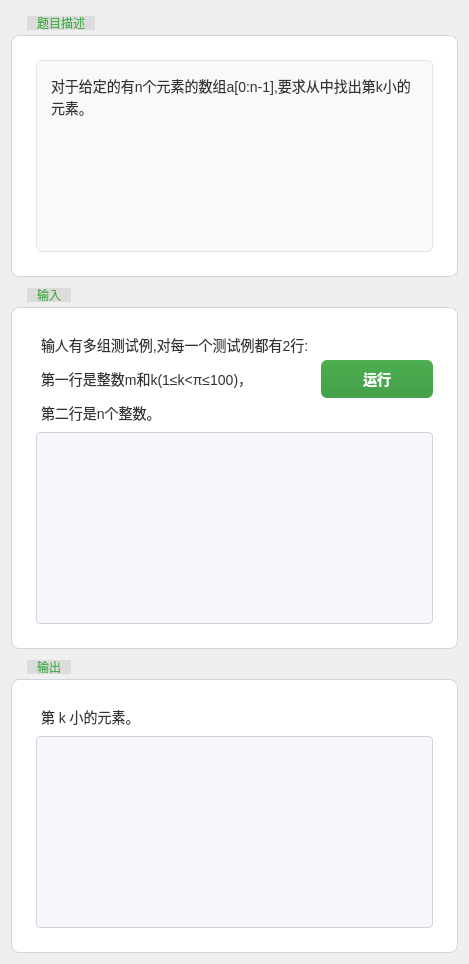
      <widget class="QWidget" name="tab_2">
       <attribute name="title">
        <string>选择问题（分治算法）</string>
       </attribute>
       <layout class="QGridLayout" name="gridLayout_8">
        <item row="0" column="0" rowspan="2" colspan="3">
         <widget class="QGroupBox" name="groupBox_4">
          <property name="styleSheet">
           <string notr="true">QGroupBox {
    font-family: 'Segoe UI', 'Roboto', sans-serif;
    border: 1px solid #d1d5da;
    border-radius: 8px;
    margin-top: 24px;
    padding: 15px;
    background-color: #ffffff;
}

QGroupBox::title {
    subcontrol-origin: margin;
    subcontrol-position: top left;
    left: 16px;
    padding: 0 8px;
    color: #4CAF50;
    font-size: 24px; /* 进一步增大标题字体 */
    font-weight: 700; /* 加粗程度增加 */
    background: qlineargradient(x1:0, y1:0, x2:1, y2:0, stop:0 #ffffff, stop:1 rgba(255, 255, 255, 0));
}

QGroupBox:focus {
    border-color: rgba(76, 175, 80, 0.5);
    outline: none;
}

/* 折叠/展开指示器 - 使用Unicode字符替代图标 */
QGroupBox::indicator {
    width: 18px;
    height: 18px;
    margin-right: 6px;
    subcontrol-position: left center;
}

QGroupBox::indicator:checked {
    text: &quot;▼&quot;;
    color: #4CAF50;
}

QGroupBox::indicator:unchecked {
    text: &quot;▶&quot;;
    color: #4CAF50;
}

/* 分隔线效果 */
QGroupBox::title::separator {
    height: 1px;
    background-color: rgba(0, 0, 0, 0.08);
    margin-top: 5px;
}
</string>
          </property>
          <property name="title">
           <string>题目描述</string>
          </property>
          <layout class="QGridLayout" name="gridLayout_5">
           <item row="0" column="0">
            <widget class="QPlainTextEdit" name="plainTextEdit_r2">
             <property name="styleSheet">
              <string notr="true">QPlainTextEdit {
    font-family: 'Consolas', 'Monaco', 'Courier New', monospace;
    font-size: 14px;
    line-height: 1.5;
    color: #333333;
    background-color: #f9f9f9;
    border: 1px solid #e1e4e8;
    border-radius: 6px;
    padding: 10px;
    margin: 0;
    white-space: pre-wrap; /* 保留自动换行支持 */
}

QPlainTextEdit:focus {
    border-color: #4CAF50;
    outline: none;
}

/* 垂直滚动条 */
QScrollBar:vertical {
    background: #f1f1f1;
    width: 12px;
    margin: 0;
    border-radius: 6px;
}

QScrollBar::handle:vertical {
    background: #c1c1c1;
    min-height: 20px;
    border-radius: 6px;
}

QScrollBar::handle:vertical:hover {
    background: #a1a1a1;
}

QScrollBar::add-line:vertical,
QScrollBar::sub-line:vertical {
    height: 0;
}

QScrollBar::add-page:vertical,
QScrollBar::sub-page:vertical {
    background: none;
}

/* 水平滚动条 */
QScrollBar:horizontal {
    background: #f1f1f1;
    height: 12px;
    margin: 0;
    border-radius: 6px;
}

QScrollBar::handle:horizontal {
    background: #c1c1c1;
    min-width: 20px;
    border-radius: 6px;
}

QScrollBar::handle:horizontal:hover {
    background: #a1a1a1;
}

QScrollBar::add-line:horizontal,
QScrollBar::sub-line:horizontal {
    width: 0;
}

QScrollBar::add-page:horizontal,
QScrollBar::sub-page:horizontal {
    background: none;
}

/* 只读模式样式增强 */
QPlainTextEdit[readOnly=&quot;true&quot;] {
    background-color: #ffffff;
    color: #333333;
}</string>
             </property>
             <property name="readOnly">
              <bool>true</bool>
             </property>
             <property name="plainText">
              <string>对于给定的有n个元素的数组a[0:n-1],要求从中找出第k小的元素。</string>
             </property>
            </widget>
           </item>
          </layout>
         </widget>
        </item>
        <item row="3" column="0" colspan="3">
         <widget class="QGroupBox" name="groupBox_6">
          <property name="styleSheet">
           <string notr="true">QGroupBox {
    font-family: 'Segoe UI', 'Roboto', sans-serif;
    border: 1px solid #d1d5da;
    border-radius: 8px;
    margin-top: 24px;
    padding: 15px;
    background-color: #ffffff;
}

QGroupBox::title {
    subcontrol-origin: margin;
    subcontrol-position: top left;
    left: 16px;
    padding: 0 8px;
    color: #4CAF50;
    font-size: 24px; /* 进一步增大标题字体 */
    font-weight: 700; /* 加粗程度增加 */
    background: qlineargradient(x1:0, y1:0, x2:1, y2:0, stop:0 #ffffff, stop:1 rgba(255, 255, 255, 0));
}

QGroupBox:focus {
    border-color: rgba(76, 175, 80, 0.5);
    outline: none;
}

/* 折叠/展开指示器 - 使用Unicode字符替代图标 */
QGroupBox::indicator {
    width: 18px;
    height: 18px;
    margin-right: 6px;
    subcontrol-position: left center;
}

QGroupBox::indicator:checked {
    text: &quot;▼&quot;;
    color: #4CAF50;
}

QGroupBox::indicator:unchecked {
    text: &quot;▶&quot;;
    color: #4CAF50;
}

/* 分隔线效果 */
QGroupBox::title::separator {
    height: 1px;
    background-color: rgba(0, 0, 0, 0.08);
    margin-top: 5px;
}
</string>
          </property>
          <property name="title">
           <string>输出</string>
          </property>
          <layout class="QGridLayout" name="gridLayout_7">
           <item row="1" column="0">
            <widget class="QPlainTextEdit" name="plainTextEdit_out2">
             <property name="styleSheet">
              <string notr="true">QPlainTextEdit {
    background-color: #f5f7fa;
    border: 1px solid #d1d5da;
    border-radius: 4px;
    padding: 8px;
    color: #333333;
    font-family: 'Segoe UI', 'Roboto', sans-serif;
    font-size: 14px;
    line-height: 1.5;
}

QPlainTextEdit:focus {
    border-color: #4CAF50;
    outline: none;
    /* 移除不支持的 box-shadow */
}

QScrollBar:vertical {
    background: #f1f1f1;
    width: 12px;
    margin: 0;
}

QScrollBar::handle:vertical {
    background: #c1c1c1;
    min-height: 20px;
    border-radius: 6px;
}

QScrollBar::handle:vertical:hover {
    background: #a1a1a1;
}

QScrollBar::add-line:vertical,
QScrollBar::sub-line:vertical {
    height: 0;
}

QScrollBar::add-page:vertical,
QScrollBar::sub-page:vertical {
    background: none;
}

QPlainTextEdit[readOnly=&quot;true&quot;] {
    background-color: #f9f9f9;
    color: #666666;
}</string>
             </property>
             <property name="readOnly">
              <bool>true</bool>
             </property>
            </widget>
           </item>
           <item row="0" column="0" alignment="Qt::AlignmentFlag::AlignTop">
            <widget class="QLabel" name="label_6">
             <property name="styleSheet">
              <string notr="true">QLabel {
    color: #333333;
    font-family: 'Segoe UI', 'Roboto', sans-serif;
    font-size: 14px;
    background-color: transparent;
    padding: 2px;
    border-radius: 2px;
}

/* 标题样式 */
QLabel[class=&quot;title&quot;] {
    font-size: 18px;
    font-weight: bold;
    color: #222222;
}

/* 副标题样式 */
QLabel[class=&quot;subtitle&quot;] {
    font-size: 16px;
    font-weight: 500;
    color: #444444;
}

/* 正文样式 */
QLabel[class=&quot;body&quot;] {
    font-size: 14px;
    color: #666666;
}

/* 提示文本样式 */
QLabel[class=&quot;hint&quot;] {
    font-size: 12px;
    color: #888888;
    font-style: italic;
}

/* 成功状态样式 */
QLabel[class=&quot;success&quot;] {
    color: #4CAF50;
}

/* 警告状态样式 */
QLabel[class=&quot;warning&quot;] {
    color: #FFC107;
}

/* 错误状态样式 */
QLabel[class=&quot;error&quot;] {
    color: #F44336;
}

/* 链接样式 */
QLabel[class=&quot;link&quot;] {
    color: #2196F3;
    text-decoration: underline;
}

QLabel[class=&quot;link&quot;]:hover {
    color: #1976D2;
    cursor: pointer;
}

/* 强调文本 */
QLabel[class=&quot;highlight&quot;] {
    background-color: #FFF9C4;
    padding: 1px 4px;
    border-radius: 2px;
}</string>
             </property>
             <property name="text">
              <string>&lt;html&gt;&lt;head/&gt;&lt;body&gt;&lt;p&gt;第 k 小的元素。&lt;/p&gt;&lt;/body&gt;&lt;/html&gt;</string>
             </property>
            </widget>
           </item>
          </layout>
         </widget>
        </item>
        <item row="2" column="0" colspan="3">
         <widget class="QGroupBox" name="groupBox_5">
          <property name="styleSheet">
           <string notr="true">QGroupBox {
    font-family: 'Segoe UI', 'Roboto', sans-serif;
    border: 1px solid #d1d5da;
    border-radius: 8px;
    margin-top: 24px;
    padding: 15px;
    background-color: #ffffff;
}

QGroupBox::title {
    subcontrol-origin: margin;
    subcontrol-position: top left;
    left: 16px;
    padding: 0 8px;
    color: #4CAF50;
    font-size: 24px; /* 进一步增大标题字体 */
    font-weight: 700; /* 加粗程度增加 */
    background: qlineargradient(x1:0, y1:0, x2:1, y2:0, stop:0 #ffffff, stop:1 rgba(255, 255, 255, 0));
}

QGroupBox:focus {
    border-color: rgba(76, 175, 80, 0.5);
    outline: none;
}

/* 折叠/展开指示器 - 使用Unicode字符替代图标 */
QGroupBox::indicator {
    width: 18px;
    height: 18px;
    margin-right: 6px;
    subcontrol-position: left center;
}

QGroupBox::indicator:checked {
    text: &quot;▼&quot;;
    color: #4CAF50;
}

QGroupBox::indicator:unchecked {
    text: &quot;▶&quot;;
    color: #4CAF50;
}

/* 分隔线效果 */
QGroupBox::title::separator {
    height: 1px;
    background-color: rgba(0, 0, 0, 0.08);
    margin-top: 5px;
}
</string>
          </property>
          <property name="title">
           <string>输入</string>
          </property>
          <layout class="QGridLayout" name="gridLayout_6">
           <item row="1" column="0" colspan="2">
            <widget class="QPlainTextEdit" name="plainTextEdit_in2">
             <property name="styleSheet">
              <string notr="true">QPlainTextEdit {
    background-color: #f5f7fa;
    border: 1px solid #d1d5da;
    border-radius: 4px;
    padding: 8px;
    color: #333333;
    font-family: 'Segoe UI', 'Roboto', sans-serif;
    font-size: 14px;
    line-height: 1.5;
}

QPlainTextEdit:focus {
    border-color: #4CAF50;
    outline: none;
    /* 移除不支持的 box-shadow */
}

QScrollBar:vertical {
    background: #f1f1f1;
    width: 12px;
    margin: 0;
}

QScrollBar::handle:vertical {
    background: #c1c1c1;
    min-height: 20px;
    border-radius: 6px;
}

QScrollBar::handle:vertical:hover {
    background: #a1a1a1;
}

QScrollBar::add-line:vertical,
QScrollBar::sub-line:vertical {
    height: 0;
}

QScrollBar::add-page:vertical,
QScrollBar::sub-page:vertical {
    background: none;
}

QPlainTextEdit[readOnly=&quot;true&quot;] {
    background-color: #f9f9f9;
    color: #666666;
}</string>
             </property>
            </widget>
           </item>
           <item row="0" column="0" alignment="Qt::AlignmentFlag::AlignTop">
            <widget class="QLabel" name="label_5">
             <property name="styleSheet">
              <string notr="true">QLabel {
    color: #333333;
    font-family: 'Segoe UI', 'Roboto', sans-serif;
    font-size: 14px;
    background-color: transparent;
    padding: 2px;
    border-radius: 2px;
}

/* 标题样式 */
QLabel[class=&quot;title&quot;] {
    font-size: 18px;
    font-weight: bold;
    color: #222222;
}

/* 副标题样式 */
QLabel[class=&quot;subtitle&quot;] {
    font-size: 16px;
    font-weight: 500;
    color: #444444;
}

/* 正文样式 */
QLabel[class=&quot;body&quot;] {
    font-size: 14px;
    color: #666666;
}

/* 提示文本样式 */
QLabel[class=&quot;hint&quot;] {
    font-size: 12px;
    color: #888888;
    font-style: italic;
}

/* 成功状态样式 */
QLabel[class=&quot;success&quot;] {
    color: #4CAF50;
}

/* 警告状态样式 */
QLabel[class=&quot;warning&quot;] {
    color: #FFC107;
}

/* 错误状态样式 */
QLabel[class=&quot;error&quot;] {
    color: #F44336;
}

/* 链接样式 */
QLabel[class=&quot;link&quot;] {
    color: #2196F3;
    text-decoration: underline;
}

QLabel[class=&quot;link&quot;]:hover {
    color: #1976D2;
    cursor: pointer;
}

/* 强调文本 */
QLabel[class=&quot;highlight&quot;] {
    background-color: #FFF9C4;
    padding: 1px 4px;
    border-radius: 2px;
}</string>
             </property>
             <property name="text">
              <string>&lt;html&gt;&lt;head/&gt;&lt;body&gt;&lt;p&gt;输人有多组测试例,对每一个测试例都有2行:&lt;/p&gt;&lt;p&gt;第一行是整数m和k(1≤k&amp;lt;π≤100)，&lt;/p&gt;&lt;p&gt;第二行是n个整数。&lt;/p&gt;&lt;/body&gt;&lt;/html&gt;</string>
             </property>
            </widget>
           </item>
           <item row="0" column="1" alignment="Qt::AlignmentFlag::AlignRight">
            <widget class="QPushButton" name="pushButton_2">
             <property name="maximumSize">
              <size>
               <width>112</width>
               <height>16777215</height>
              </size>
             </property>
             <property name="styleSheet">
              <string notr="true">QPushButton {
    background-color: qlineargradient(spread:pad, x1:0, y1:0, x2:0, y2:1, stop:0 #4CAF50, stop:1 #45a049);
    border-radius: 6px;
    color: white;
    font-size: 14px;
    font-weight: 500;
    padding: 8px 16px;
    text-align: center;
    border: none;
    min-width: 80px;
}

QPushButton:hover {
    background-color: qlineargradient(spread:pad, x1:0, y1:0, x2:0, y2:1, stop:0 #45a049, stop:1 #3d8b40);
}

QPushButton:pressed {
    background-color: qlineargradient(spread:pad, x1:0, y1:0, x2:0, y2:1, stop:0 #3d8b40, stop:1 #357a38);
}

QPushButton:disabled {
    background-color: #cccccc;
    color: #666666;
}

QPushButton:checked {
    background-color: #2E7D32;
}</string>
             </property>
             <property name="text">
              <string>运行</string>
             </property>
            </widget>
           </item>
          </layout>
         </widget>
        </item>
       </layout>
      </widget>
